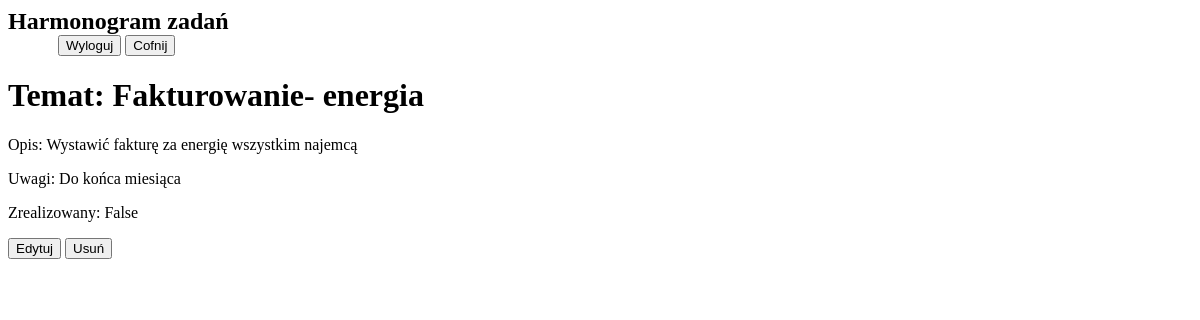
/harmonogram/1/, run on an earlier commit of the app's database.
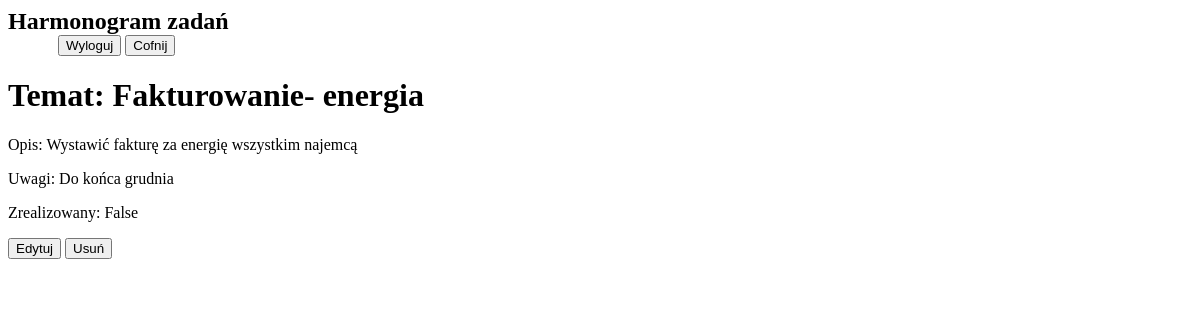
And on a later commit of the database.
### harmonogram/models.py (models this page shows, shortened)
class Zadanie(models.Model):
	temat = models.CharField(max_length=150)
	opis = models.TextField(blank=False, null=False)
	uwagi = models.TextField(blank=True, null=True)
	zrealizowany = models.BooleanField(default=False)

### harmonogram/views.py (the view)
# urls.py: path('<int:id>/', ZadanieSzczegolyWidok.as_view(), name='zadanie-szczegoly'),
class ZadanieSzczegolyWidok(DetailView):
	template_name = 'harmonogram/zadanie_szczegoly.html'
	queryset = Zadanie.objects.all()
	def get_object(self):
		id_ = self.kwargs.get("id")
		return get_object_or_404(Zadanie, id=id_)

### harmonogram/templates/harmonogram/zadanie_szczegoly.html
{% extends 'base.html' %}
{% block content %}
<a href="{% url 'harmonogram:zadanie-lista' %}"><input type='submit' value='Cofnij' /></a>
<h1>Temat: {{ object.temat }}</h1>
<p>Opis: {{ object.opis }}</p>
<p>Uwagi: {{ object.uwagi }}</p>
<p>Zrealizowany: {{ object.zrealizowany }}</p>
<a href="{% url 'harmonogram:zadanie-edytuj' object.id %}"><input type='submit' value='Edytuj' /></a>
<a href="{% url 'harmonogram:zadanie-usun' object.id %}"><input type='submit' value='Usuń' /></a>
{% endblock %}

### templates/base.html (shortened to what this page needs)
<!doctype html>
<html>
<head>
</head>
<body>
	{% include 'navbar.html' %}
<a style="margin-left:50px" href="{% url 'logout' %}"><button>Wyloguj</button></a>
 {% block content %}
 {% endblock %}
</body>
</html>

### templates/navbar.html
<nav>
	<h1 style="display:inline">Harmonogram zadań</h1>
</nav>

What changed in the data, as far as the page shows it:
changed Zadanie "Fakturowanie- energia": uwagi "Do końca miesiąca" → "Do końca grudnia"
